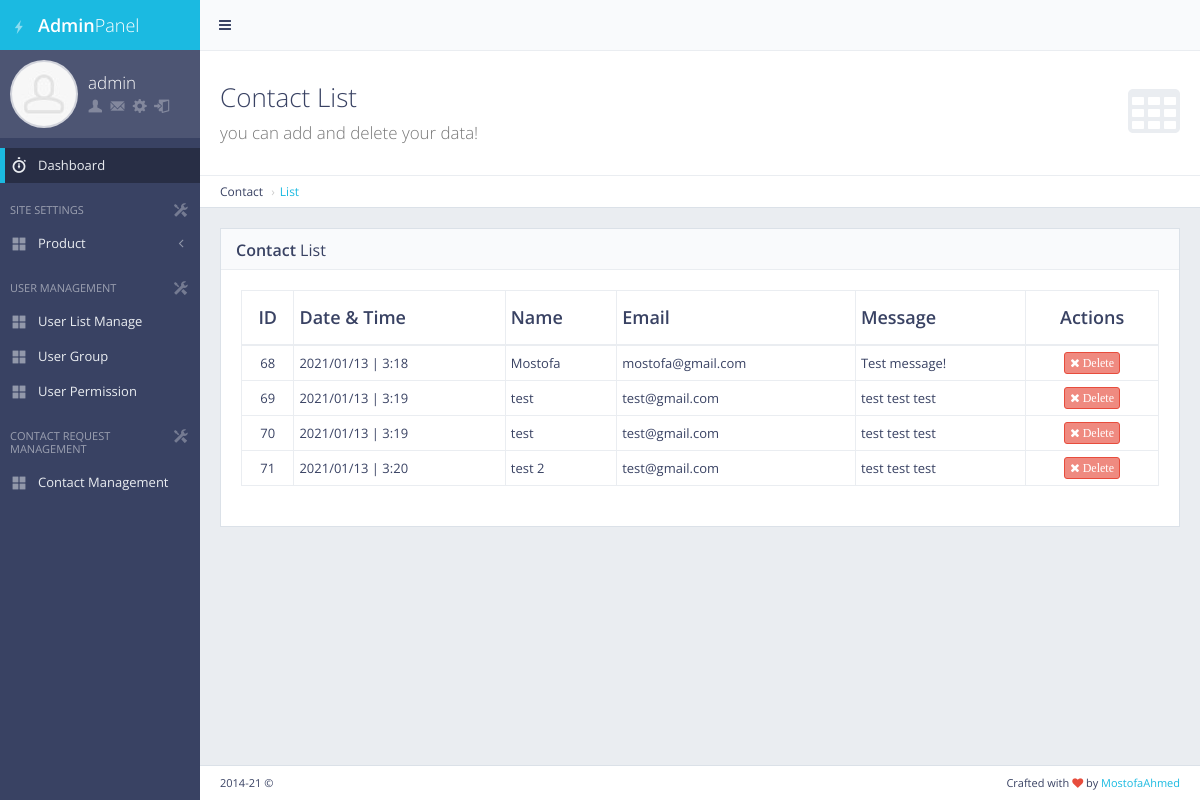
Screenshot of /panel/contactform/ (signed in) with the database file from the repository.
### contactform/models.py (models this page shows, shortened)
class ContactForm(models.Model):
    name = models.CharField(max_length=50)
    email = models.CharField(max_length=50)
    txt = models.TextField()
    date = models.CharField(max_length=12, default="")
    time = models.CharField(max_length=12, default="")

### contactform/views.py (the view)
# urls.py: url(r'^panel/contactform/$', views.contact_show, name='contact_show'),
def contact_show(request):
    if not request.user.is_authenticated:
        return redirect('my_login')
    msg = ContactForm.objects.all()
    return render(request, 'back/contact_form.html', {'msg':msg})

### main/templatetags/extera_auth.py (called while the page is built)
@register.filter(name='has_group')
def has_group(user, group_name):
    return user.groups.filter(name=group_name).exists()

### main/templates/back/contact_form.html (shortened to what this page needs)
{% extends 'back/master.html' %}
{% load staticfiles %}
{% block mainblock %}
   <div class="content-header">
    <div class="header-section">
        <h1>
            <i class="fa fa-table"></i>Contact List<br><small>you can add and delete your data!</small>
        </h1>
    </div>
</div>
<ul class="breadcrumb breadcrumb-top">
    <li>Contact</li>
    <li><a href="/panel/contactform/">List</a></li>
</ul>
  <div class="block full">
    <div class="block-title">
        <h2><strong>Contact</strong> List</h2>
    </div>
    <div class="table-responsive">
        <table id="example-datatable" class="table table-vcenter table-condensed table-bordered">
            <thead>
                <tr>
                    <th class="text-center">ID</th>
                    <th>Date & Time</th>
                    <th>Name</th>
                    <th>Email</th>
                    <th>Message</th>
                    <th class="text-center">Actions</th>
                </tr>
            </thead>
            <tbody>
                {% for cc in msg %}
                <tr>
                    <td class="text-center">{{cc.pk}}</td>
                    <td>{{cc.date}} | {{cc.time}}</td>
                    <td>{{cc.name}}</td>
                    <td>{{cc.email}}</td>
                    <td>{{cc.txt}}</td>
                    <td class="text-center">
                        <div class="btn-group">
                            <a href="{%url 'contact_del' pk=cc.pk %}" data-toggle="tooltip" title="Delete" class="btn btn-xs btn-danger"><i class="fa fa-times"> Delete</i></a>
                        </div>
                    </td>
                </tr>
                  {% endfor %}
            </tbody>
        </table>
    </div>
</div>
{% endblock %}

### main/templates/back/master.html (shortened to what this page needs)
{% load staticfiles %}
{% load extera_auth %}
{% if user.is_authenticated %}
<!DOCTYPE html>
 <html class="no-js" lang="en">
    <head>
        <link rel="stylesheet" href="{%static 'back/css/bootstrap.min.css'%}">
        <link rel="stylesheet" href="{%static 'back/css/plugins.css'%}">
        <link rel="stylesheet" href="{%static 'back/css/main.css'%}">
        <link rel="stylesheet" href="{%static 'back/css/themes.css'%}">
    </head>
    <body>
        <div id="page-wrapper">
            <div id="page-container" class="sidebar-partial sidebar-visible-lg sidebar-no-animations">
                <div id="sidebar">
                    <div id="sidebar-scroll">
                        <div class="sidebar-content">
                            <a href="/panel" class="sidebar-brand">
                                <i class="gi gi-flash"></i><span class="sidebar-nav-mini-hide"><strong>Admin</strong>Panel</span>
                            </a>
                            <div class="sidebar-section sidebar-user clearfix sidebar-nav-mini-hide">
                                <div class="sidebar-user-avatar">
                                    <a href="#">
                                        <img src="{%static 'back/img/placeholders/avatars/avatar2.jpg'%}" alt="avatar">
                                    </a>
                                </div>
                                <div class="sidebar-user-name">{{request.user}}</div>
                                <div class="sidebar-user-links">
                                    <a href="#" data-toggle="tooltip" data-placement="bottom" title="Profile"><i class="gi gi-user"></i></a>
                                    <a href="#" data-toggle="tooltip" data-placement="bottom" title="Messages"><i class="gi gi-envelope"></i></a>
                                    <a href="javascript:void(0)" class="enable-tooltip" data-placement="bottom" title="Settings" onclick="$('#modal-user-settings').modal('show');"><i class="gi gi-cogwheel"></i></a>
                                    <a href="/logout" data-toggle="tooltip" data-placement="bottom" title="Logout"><i class="gi gi-exit"></i></a>
                                </div>
                            </div>
                            <ul class="sidebar-nav">
                                {% if perms.main.master_user %}
                                <li>
                                    <a href="/panel" class=" active"><i class="gi gi-stopwatch sidebar-nav-icon"></i><span class="sidebar-nav-mini-hide">Dashboard</span></a>
                                </li>
                                {% endif %}
                                <li class="sidebar-header">
                                    <span class="sidebar-header-options clearfix"><a href="javascript:void(0)" data-toggle="tooltip" title="Quick Settings"><i class="gi gi-settings"></i></a></span>
                                    <span class="sidebar-header-title">Site Settings</span>
                                </li>
                                <li>
                                    <a href="#" class="sidebar-nav-menu"><i class="fa fa-angle-left sidebar-nav-indicator sidebar-nav-mini-hide"></i><i class="gi gi-show_big_thumbnails sidebar-nav-icon"></i><span class="sidebar-nav-mini-hide">Product</span></a>
                                </li>
                                {% if request.user|has_group:"masteruser" %}
                                <li class="sidebar-header">
                                    <span class="sidebar-header-options clearfix"><a href="javascript:void(0)" data-toggle="tooltip" title="Quick Settings"><i class="gi gi-settings"></i></a></span>
                                    <span class="sidebar-header-title">User Management</span>
                                </li>
                                <li>
                                    <a href="/panel/manager/list" class=""><i class="gi gi-show_big_thumbnails sidebar-nav-icon"></i><span class="sidebar-nav-mini-hide">User List Manage</span></a>
                                </li>
                                <li>
                                    <a href="/panel/manager/group" class=""><i class="gi gi-show_big_thumbnails sidebar-nav-icon"></i><span class="sidebar-nav-mini-hide">User Group</span></a>
                                </li>
                                <li>
                                    <a href="/panel/manager/perms/" class=""><i class="gi gi-show_big_thumbnails sidebar-nav-icon"></i><span class="sidebar-nav-mini-hide">User Permission</span></a>
                                </li>
                                <li class="sidebar-header">
                                    <span class="sidebar-header-options clearfix"><a href="javascript:void(0)" data-toggle="tooltip" title="Quick Settings"><i class="gi gi-settings"></i></a></span>
                                    <span class="sidebar-header-title">Contact Request Management</span>
                                </li>
                                <li>
                                    <a href="/panel/contactform" class=""><i class="gi gi-show_big_thumbnails sidebar-nav-icon"></i><span class="sidebar-nav-mini-hide">Contact Management</span></a>
                                </li>
                                {% endif %}
                            </ul>
                        </div>
                    </div>
                </div>
                <div id="main-container">
                    <header class="navbar navbar-default">
                        <ul class="nav navbar-nav-custom">
                            <li>
                                <a href="javascript:void(0)" onclick="App.sidebar('toggle-sidebar');this.blur();">
                                    <i class="fa fa-bars fa-fw"></i>
                                </a>
                            </li>
                            </ul>
                    </header>
                    <div id="page-content">
         {% block mainblock %}
         {% endblock %}
                  </div>
                    <footer class="clearfix">
                        <div class="pull-right">
                            Crafted with <i class="fa fa-heart text-danger"></i> by <a href="#" target="_blank">MostofaAhmed</a>
                        </div>
                        <div class="pull-left">
                            <span id="year-copy"></span> &copy;
                        </div>
                    </footer>
                </div>
            </div>
        </div>
    </body>
</html>
{% else %}
Please LogIn First
{% endif %}

### rows the page displays
ContactForm: pk "68", date "2021/01/13", time "3:18", name "Mostofa", email "mostofa@gmail.com", txt "Test message!"
ContactForm: pk "69", date "2021/01/13", time "3:19", name "test", email "test@gmail.com", txt "test test test"
ContactForm: pk "70", date "2021/01/13", time "3:19", name "test", email "test@gmail.com", txt "test test test"
ContactForm: pk "71", date "2021/01/13", time "3:20", name "test 2", email "test@gmail.com", txt "test test test"

### other values shown
{{ request.user }} "admin"
